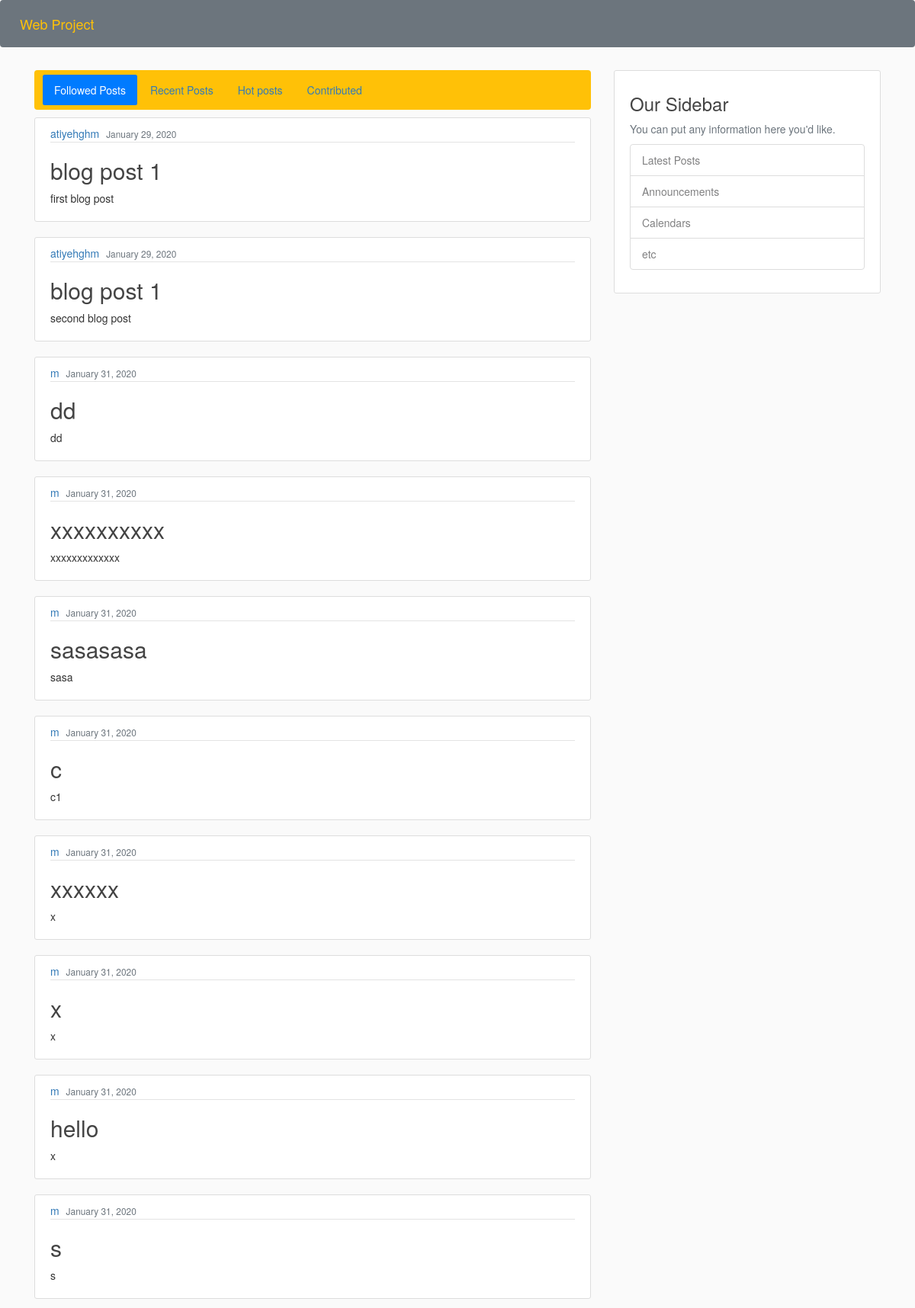
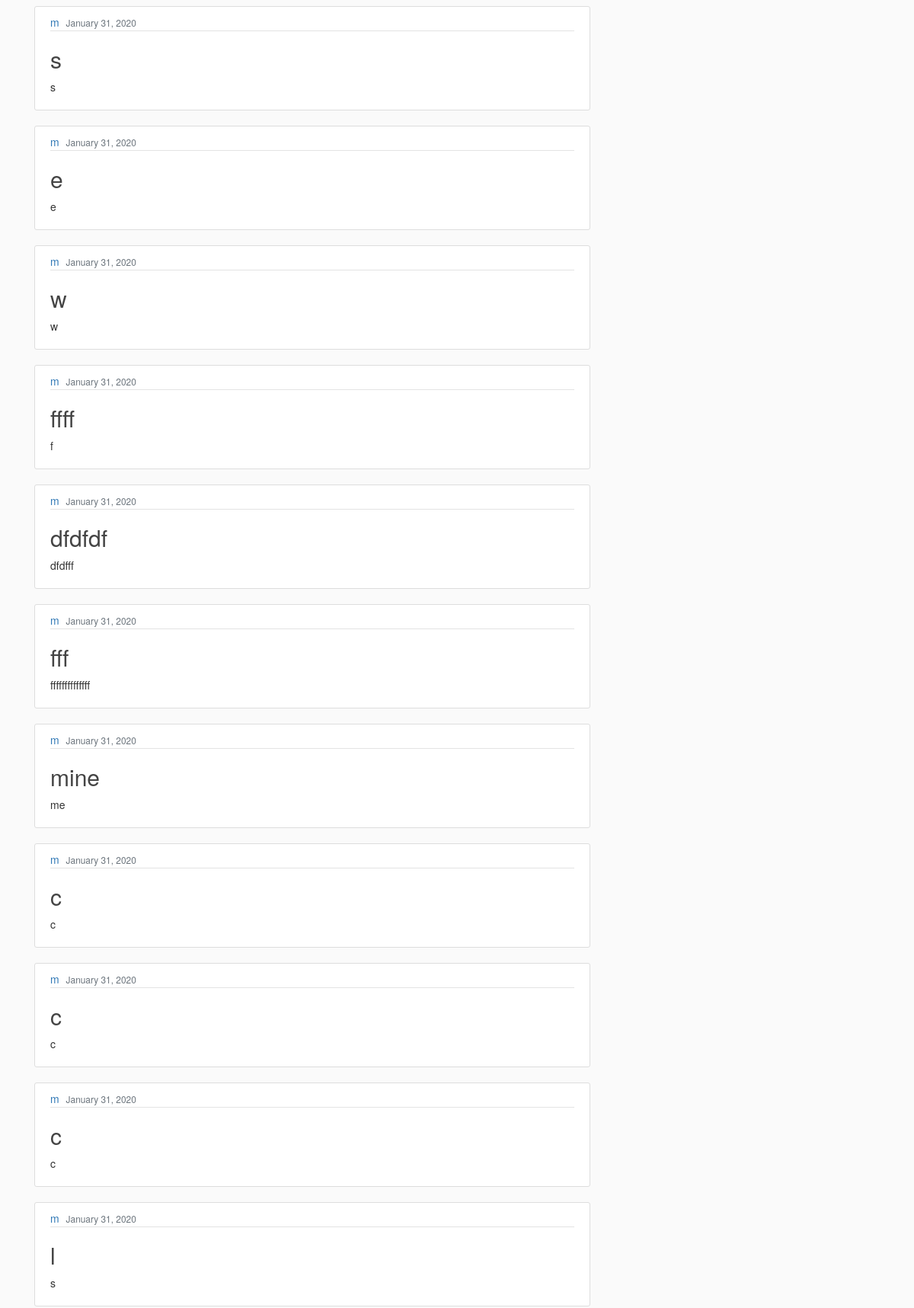
The page /home (upper part) on the database its author committed (2 pictures, top to bottom).
### blog/models.py (models this page shows)
class post(models.Model):
    title = models.CharField(max_length=200)
    content = models.TextField()
    date_posted = models.DateTimeField(default=timezone.now)
    author = models.ForeignKey(User, on_delete=models.CASCADE)
    chanel = models.ForeignKey(Chanel, on_delete=models.CASCADE, null=True, blank= True)
    post_pic = models.ImageField(upload_to='post_picd', null=True, blank=True)

### blog/views.py (the view)
# urls.py: path('home', views.home , name='blog-home'),
def home(request):
    time_threshold = timezone.now() - timezone.timedelta(days=7)
    followed = post.objects.all()#todo
    recent = post.objects.all().order_by('-date_posted')
    hot = post.objects.filter(date_posted__gt=time_threshold)#todo.order_('-likes')
    contributed = post.objects.all()#todo
    context = {
        'followed' : followed,
        'recent' : recent,
        'hot' : hot,
        'contributed' : contributed,
    }
    return render(request, 'blog/home.html', context)

### blog/templates/blog/home.html (shortened to what this page needs)
{% extends "blog/base.html" %}
{% block content %}
    <div class="navbar navbar-expand navbar-light bg-warning mb-3">
		<ul class="nav nav-pills mr-auto">
			<li>
				<a class="nav-item nav-link active" data-toggle="pill" href="#followed">Followed Posts</a>
			</li>
			<li>
				<a class="nav-item nav-link " data-toggle="pill" href="#recent">Recent Posts</a>
			</li>
			<li>
				<a class="nav-item nav-link " data-toggle="pill" href="#hot">Hot posts</a>
			</li>
			<li>
				<a class="nav-item nav-link " data-toggle="pill" href="#contributed">Contributed</a>
			</li>
		</ul>
	</div>
<div class="tab-content">
	<div id="followed" class="tab-pane fade in active">
	{% for post in followed %}
		<article class="media content-section">
		  <div class="media-body">
			<div class="article-metadata">
			  <a class="mr-2" href="#">{{ post.author }}</a>
			  <small class="text-muted">{{ post.date_posted|date:"F d, Y" }}</small>
			</div>
			<h2><a class="article-title" href="{% url 'view_post' p_pk=post.pk %}">{{ post.title }}</a></h2>
			<p class="article-content">{{ post.content }}</p>
		  </div>
		</article>
	{% endfor %}
	</div>
</div>
{% endblock content %}

### blog/static/blog/main.css (style rules this page uses)
body { background: #fafafa; color: #333333; }
h1, h2, h3, h4, h5, h6 { color: #444444; }
ul { margin: 0; }
.content-section { background: #ffffff; padding: 10px 20px; border: 1px solid #dddddd; border-radius: 3px; margin-bottom: 20px; }
.article-title { color: #444444; }
.article-content { white-space: pre-line; }
.article-metadata { padding-bottom: 1px; margin-bottom: 4px; border-bottom: 1px solid #e3e3e3 }

### rows shown on the page
post: author "atiyehghm", date_posted "January 29, 2020", title "blog post 1", content "first blog post"
post: author "atiyehghm", date_posted "January 29, 2020", title "blog post 1", content "second blog post"
post: author "m", date_posted "January 31, 2020", title "dd", content "dd"
post: author "m", date_posted "January 31, 2020", title "xxxxxxxxxx", content "xxxxxxxxxxxxx"
post: author "m", date_posted "January 31, 2020", title "sasasasa", content "sasa"
post: author "m", date_posted "January 31, 2020", title "c", content "c1"
post: author "m", date_posted "January 31, 2020", title "xxxxxx", content "x"
post: author "m", date_posted "January 31, 2020", title "x", content "x"
post: author "m", date_posted "January 31, 2020", title "hello", content "x"
post: author "m", date_posted "January 31, 2020", title "s", content "s"
post: author "m", date_posted "January 31, 2020", title "s", content "s"
post: author "m", date_posted "January 31, 2020", title "e", content "e"
post: author "m", date_posted "January 31, 2020", title "w", content "w"
post: author "m", date_posted "January 31, 2020", title "ffff", content "f"
post: author "m", date_posted "January 31, 2020", title "dfdfdf", content "dfdfff"
post: author "m", date_posted "January 31, 2020", title "fff", content "ffffffffffffff"
post: author "m", date_posted "January 31, 2020", title "mine", content "me"
post: author "m", date_posted "January 31, 2020", title "c", content "c"
post: author "m", date_posted "January 31, 2020", title "c", content "c"
post: author "m", date_posted "January 31, 2020", title "c", content "c"
post: author "m", date_posted "January 31, 2020", title "l", content "s"
